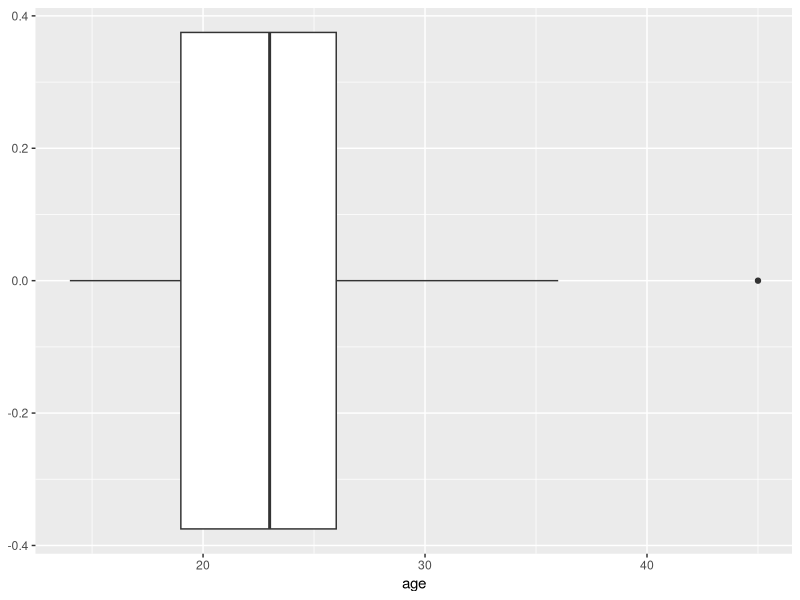
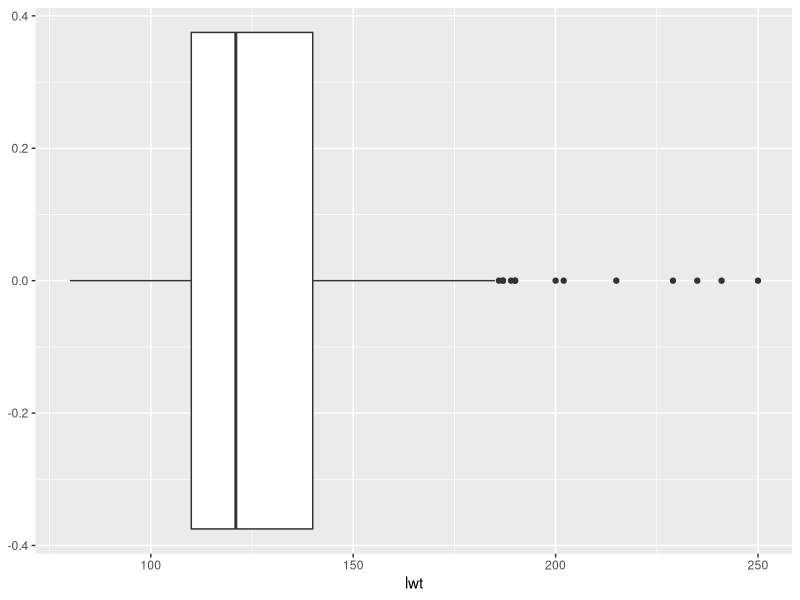
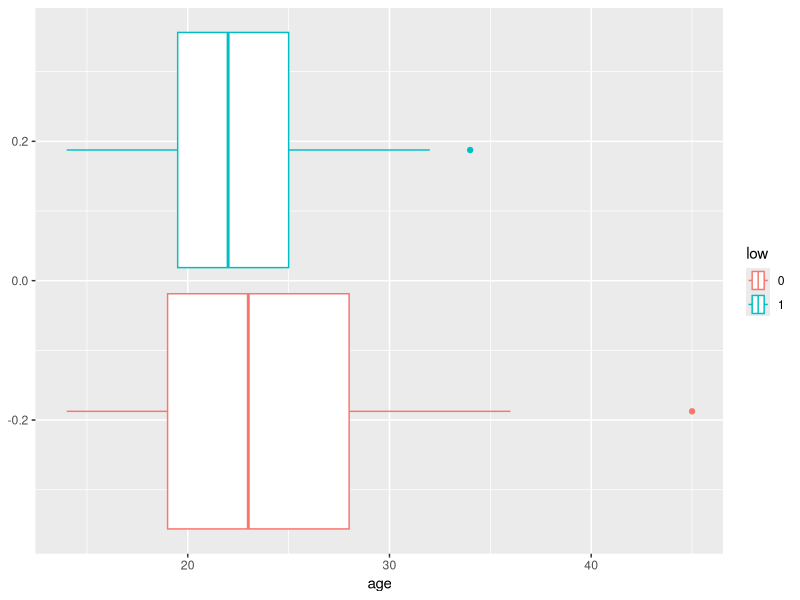
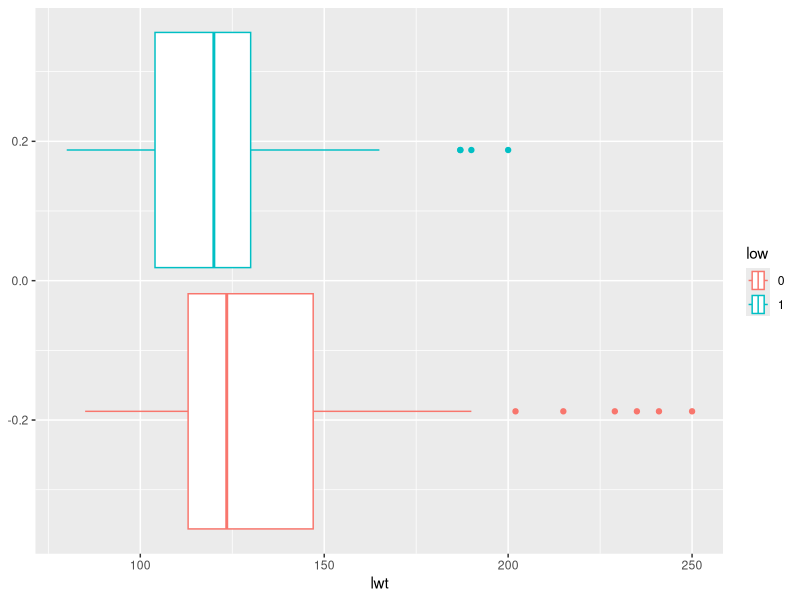
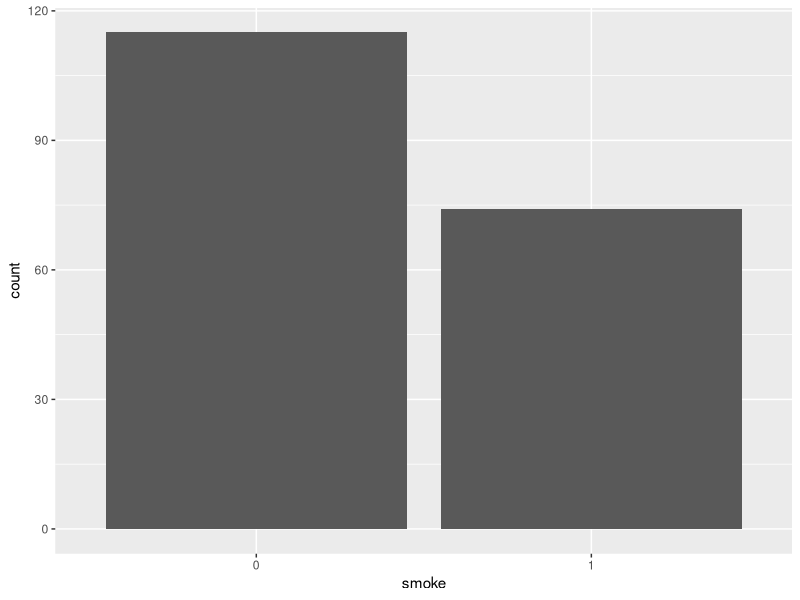
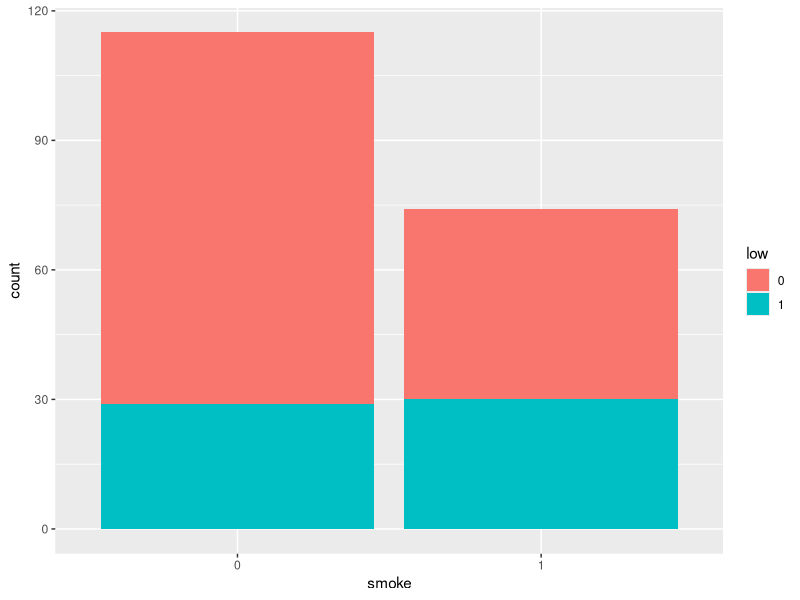
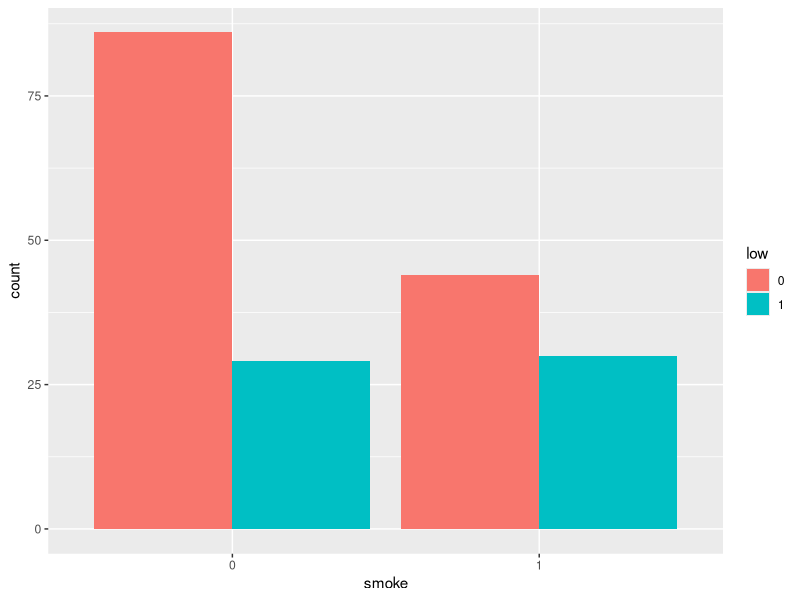
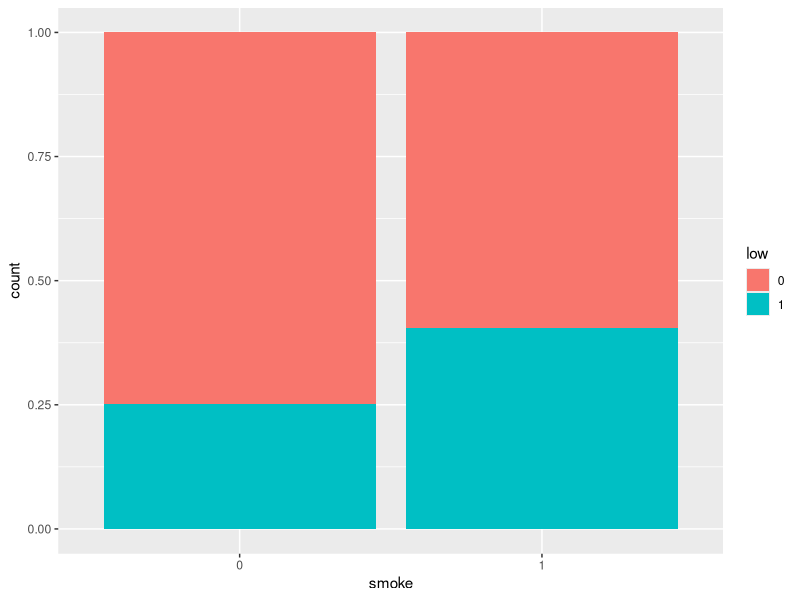

Source code (R) for these figures, in order:
## ---- chunk 1
knitr::opts_chunk$set(echo = TRUE)
## ---- chunk 2
library(tidyverse)
library(ggplot2)
library(MASS)
## ---- chunk 3
data(birthwt)
?birthwt #display help page
## ---- chunk 4
class(birthwt)
## ---- chunk 5
birthwt <- as_tibble(birthwt)
## ---- chunk 6
str(birthwt)
## ---- chunk 7
birthwt <- birthwt %>%
  mutate(low = factor(low),
         race = factor(race),
         smoke = factor(smoke),
         ptl = factor(ptl),
         ht = factor(ht),
         ui = factor(ui),
         ftv = factor(ftv))
## ---- chunk 8
birthwt %>% count(low)
## ---- chunk 9

# Across the whole tibble
sum(is.na(birthwt))

# Get a NA count for each variable (column)
birthwt %>% summarise(across(everything(), ~ sum(is.na(.))))

## ---- chunk 10
birthwt %>%
  summarise(mean_age = mean(age), 
            median_age = median(age), 
            sd_age = sd(age), 
            min_age = min(age), 
            max_age = max(age),
            mean_wt = mean(lwt), 
            median_wt = median(lwt), 
            sd_wt = sd(lwt), 
            min_wt = min(lwt), 
            max_wt = max(lwt))

# or simply BUT less controlled

summary(birthwt)

## ---- chunk 11
ggplot(birthwt, aes(x=age)) +
  geom_boxplot()
## ---- chunk 12
ggplot(birthwt, aes(x=lwt)) +
  geom_boxplot()
## ---- chunk 13
ggplot(birthwt, aes(x=age, color = low)) +
  geom_boxplot()
## ---- chunk 14
ggplot(birthwt, aes(x=lwt, color = low)) +
  geom_boxplot()
## ---- chunk 15
ggplot(birthwt, aes(x=smoke)) +
  geom_bar()
## ---- chunk 16
ggplot(birthwt, aes(x=smoke, fill = low)) +
  geom_bar()
## ---- chunk 17
ggplot(birthwt, aes(x=smoke, fill = low)) +
  geom_bar(position = 'dodge')
## ---- chunk 18
ggplot(birthwt, aes(x=smoke, fill = low)) +
  geom_bar(position = 'fill')
## ---- chunk 19
ggplot(birthwt, aes(x=bwt, fill=smoke)) + 
  geom_density()
## ---- chunk 20
subset <- birthwt %>%
  #may need to specify that we want dplyr's select function since we also loaded MASS
  dplyr::select(low, bwt, age, lwt, smoke, ht, ftv) %>%
  mutate(ftv=as.factor(ftv))

head(subset)
## ---- chunk 21
model1 <- lm(bwt ~ lwt, data = subset)
## ---- chunk 22
model1
## ---- chunk 23
ggplot(subset, aes(x = lwt, y = bwt)) +
  geom_point() +
  geom_abline(slope=4.429, intercept = 2369, color = 'red')
## ---- chunk 24
ggplot(subset, aes(x = lwt, y = bwt)) +
  geom_point() +
  geom_smooth(method = 'lm')
## ---- chunk 25
summary(model1)
## ---- chunk 26
#Some examples
model2 <- lm(bwt ~ lwt+ht+smoke, data = subset)
model2 <- lm(bwt ~ lwt+ht, data = subset)
model2 <- lm(bwt ~ lwt+smoke, data = subset)
## ---- chunk 27
summary(model2)
## ---- chunk 28
confint(model2)
## ---- chunk 29
newData <- data.frame(lwt=100, smoke=as.factor(1))
newData
predict(model2, newData)
predict(model2, newData, interval="prediction")
## ---- chunk 30
model3 <- lm(bwt ~ smoke, data = subset)
## ---- chunk 31
model3
## ---- chunk 32
summary(model3)
